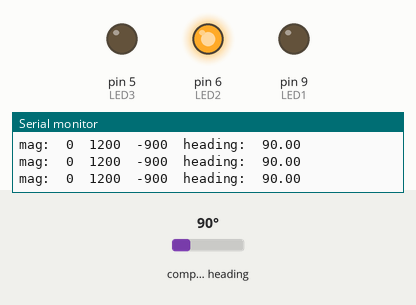
Bench run of a sketch on a simulated Arduino Leonardo, built with avr-gcc and run on an emulated ATmega32U4. Parts: output pins drawn as LEDs (lit = HIGH), the last lines printed to the serial monitor. The inputs (shaded band) are chosen by the test bench; at power-on: compass heading 90°.

Above: at 1.2 s.
1.3 s: compass heading set to 7°
At 1.9 s:
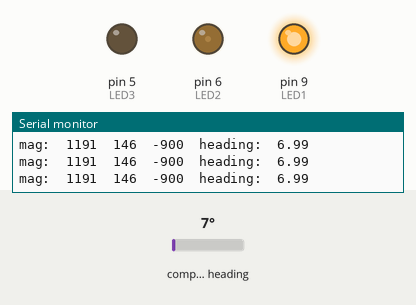
2.8 s: compass heading set to 9°
At 4.1 s:
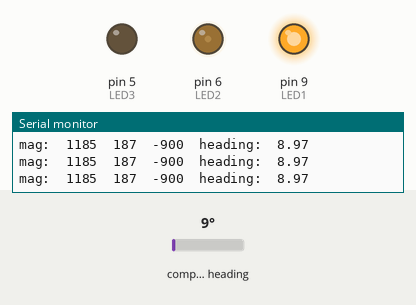
4.4 s: compass heading set to 180°
At 5.3 s:
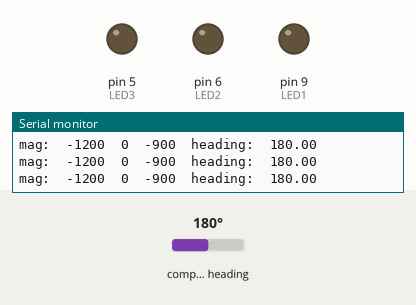
5.9 s: compass heading set to 266°
7.4 s: compass heading set to 276°
At 8.7 s:
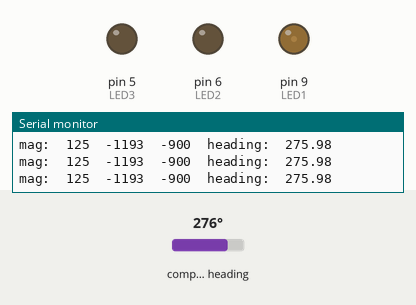
9.0 s: compass heading set to 269°
At 9.8 s:
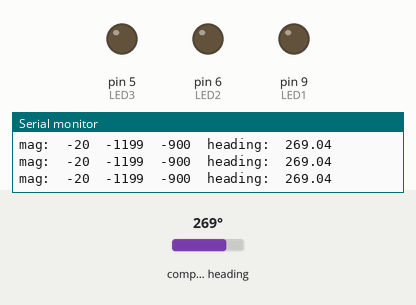
Timing chart, 0 to 11.5 s (numbered marks = the images above; inputs shaded):
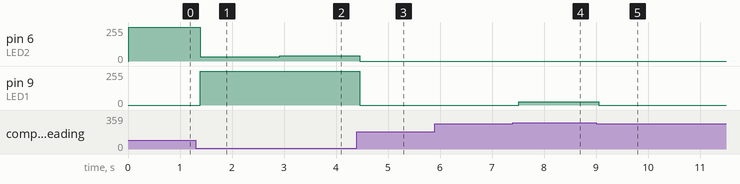

Measured:
- after the input at 1.3 s, pin 6 (LED2): 255/255 → 31/255 after 0.09 s; pin 9 (LED1): 0/255 → 255/255 after 0.09 s
- after the input at 2.8 s, pin 6 (LED2): 31/255 → 39/255 after 0.12 s; pin 9 (LED1): 255/255 → 253/255 after 0.12 s
- after the input at 4.4 s, pin 6 (LED2): 39/255 → 0/255 after 0.05 s; pin 9 (LED1): 253/255 → 0/255 after 0.05 s
- after the input at 7.4 s, pin 9 (LED1): 0/255 → 26/255 after 0.12 s
- after the input at 9.0 s, pin 9 (LED1): 26/255 → 0/255 after 0.05 s

The sketch:

compassfun.ino
```cpp
// see https://github.com/jrowberg/i2cdevlib, some comments come from there

#if I2CDEV_IMPLEMENTATION == I2CDEV_ARDUINO_WIRE
    #include "Wire.h"
#endif


#include "I2Cdev.h"
#include "HMC5883L.h"

HMC5883L mag;

int16_t minx=-200, miny=-200, minz=-200, maxx=200, maxy=200, maxz=200;
int16_t mx, my, mz;
#define LED1 9
#define LED2 6
#define LED3 5


void setup() {
  #if I2CDEV_IMPLEMENTATION == I2CDEV_ARDUINO_WIRE
      Wire.begin();
      Wire.setClock(400000); // 400kHz I2C clock. Comment this line if having compilation difficulties
  #elif I2CDEV_IMPLEMENTATION == I2CDEV_BUILTIN_FASTWIRE
      Fastwire::setup(400, true);
  #endif

  Serial.begin(38400);
  //    while (!Serial); // wait for serial port to connect. Needed for Leonardo only
  delay(10); // we don't really care about serial if not connected, so just this instead

  mag.initialize();
  Serial.println(mag.testConnection() ? "HMC5883L connection successful" : "HMC5883L connection failed");

  pinMode(LED1, OUTPUT);
  pinMode(LED2, OUTPUT);
  pinMode(LED3, OUTPUT);
}

void loop() {
  // read raw heading measurements from device
  mag.getHeading(&mx, &my, &mz);

  processVals();
  delay(150);
}

void processVals(){
  // maybe update the range
  minx = min(minx, mx);
  miny = min(miny, my);
  minz = min(minz, mz);
  maxx = max(maxx, mx);
  maxy = max(maxy, my);
  maxz = max(maxz, mz);


  analogWrite(LED1, map(max(0,mx), 0,maxx,0,255));
  analogWrite(LED2, map(max(0,my), 0,maxy,0,255));
  analogWrite(LED3, map(max(0,mz), 0,maxz,0,255));


  // display tab-separated gyro x/y/z values
  Serial.print("mag:\t");
  Serial.print(mx); Serial.print("\t");
  Serial.print(my); Serial.print("\t");
  Serial.print(mz); Serial.print("\t");

  // To calculate heading in degrees. 0 degree indicates North
  float heading = atan2(my, mx);
  if(heading < 0)
    heading += 2 * M_PI;
  Serial.print("heading:\t");
  Serial.println(heading * 180/M_PI);

}
```
